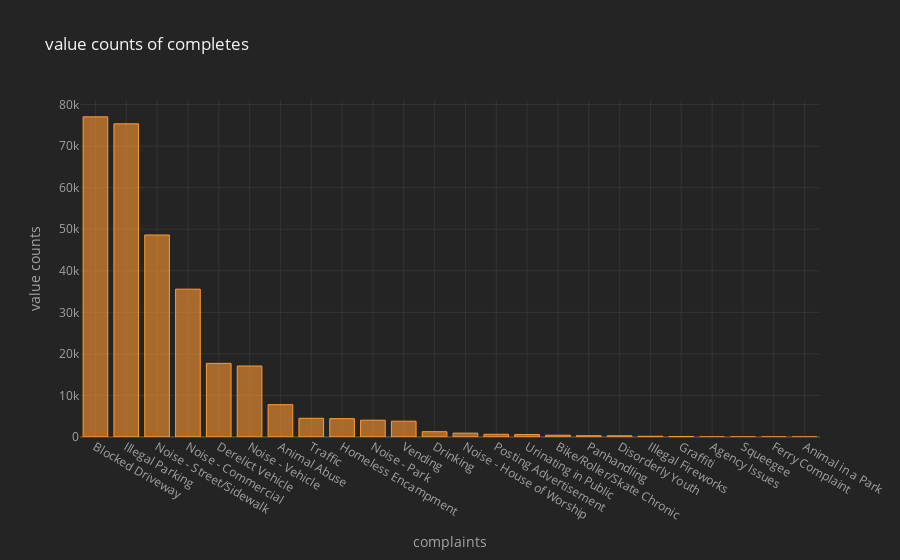

Notebook code cell kept with this figure:
### Code cell
df["Complaint Type"].value_counts().iplot(kind="bar",title="value counts of completes",xTitle="complaints",yTitle="value counts")    #most complaint types..

### Figure 1 — Plotly figure (JSON) as saved in the notebook; plotly's stock layout.template omitted (floating-point values rounded to 4 significant figures)
{"data": [{"marker": {"color": "rgba(255, 153, 51, 0.6)", "line": {"color": "rgba(255, 153, 51, 1.0)", "width": 1}}, "name": "Complaint Type", "orientation": "v", "text": "", "type": "bar", "x": ["Blocked Driveway", "Illegal Parking", "Noise - Street/Sidewalk", "Noise - Commercial", "Derelict Vehicle", "Noise - Vehicle", "Animal Abuse", "Traffic", "Homeless Encampment", "Noise - Park", "Vending", "Drinking", "Noise - House of Worship", "Posting Advertisement", "Urinating in Public", "Bike/Roller/Skate Chronic", "Panhandling", "Disorderly Youth", "Illegal Fireworks", "Graffiti", "Agency Issues", "Squeegee", "Ferry Complaint", "Animal in a Park"], "y": [77044, 75361, 48612, 35577, 17718, 17083, 7778, 4498, 4416, 4042, 3802, 1280, 931, 650, 592, 427, 307, 286, 168, 113, 6, 4, 2, 1]}], "layout": {"legend": {"bgcolor": "#242424", "font": {"color": "#F4F4F4"}}, "paper_bgcolor": "#242424", "plot_bgcolor": "#242424", "title": {"font": {"color": "#F4F4F4"}, "text": "value counts of completes"}, "xaxis": {"gridcolor": "#343434", "showgrid": true, "tickfont": {"color": "#A4A4A4"}, "title": {"font": {"color": "#A4A4A4"}, "text": "complaints"}, "zerolinecolor": "#444444"}, "yaxis": {"gridcolor": "#343434", "showgrid": true, "tickfont": {"color": "#A4A4A4"}, "title": {"font": {"color": "#A4A4A4"}, "text": "value counts"}, "zerolinecolor": "#444444"}}}
